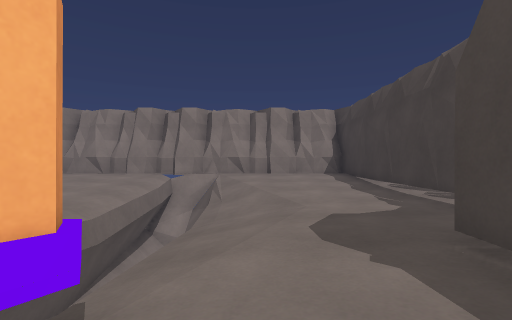
view 1 (above)

16 first-person views from a walk through a 3-D level made in the Unity game engine. The camera is 0.7 m above the floor, looks level and sees 85° across. The floor is counted in squares, 1 m on a side. Each view is taken from the middle of a square. On the plan, view 1 faces up. The plan holds only what a view shows up to about 9 squares ahead; the rest is blank. The place goes on beyond the plan. The player is left out. Some animated figures are not drawn. Surface patterns are stand-ins for the level's own textures.

view 2
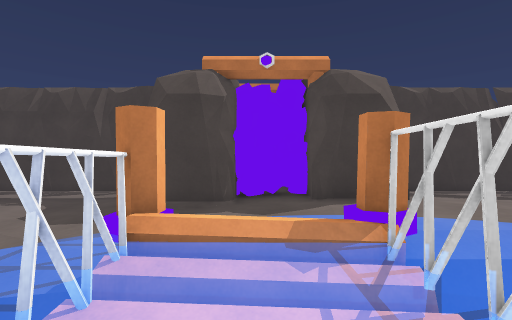

view 3
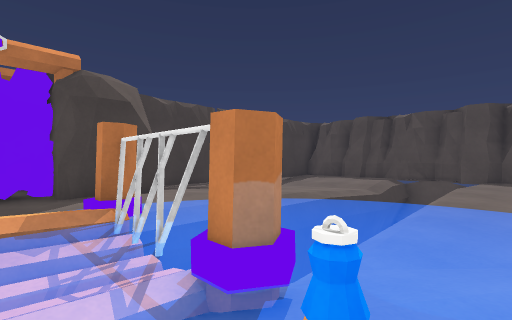

view 4
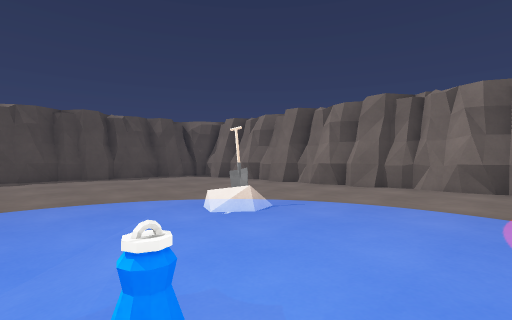

view 5
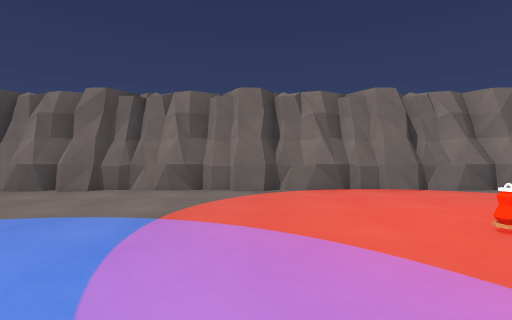

view 6
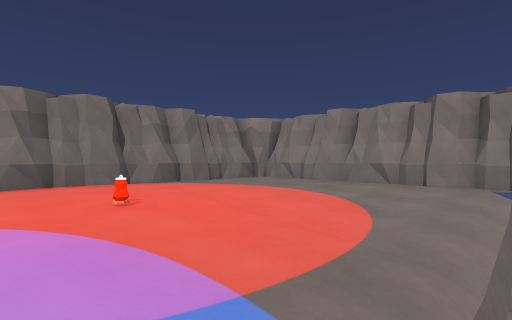

view 7
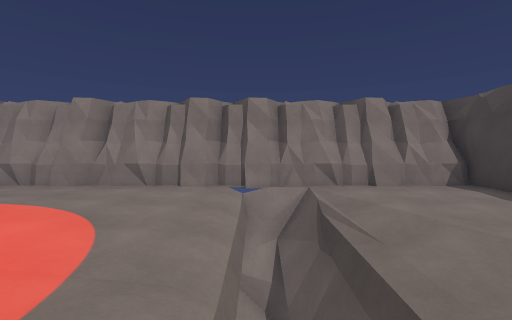

view 8
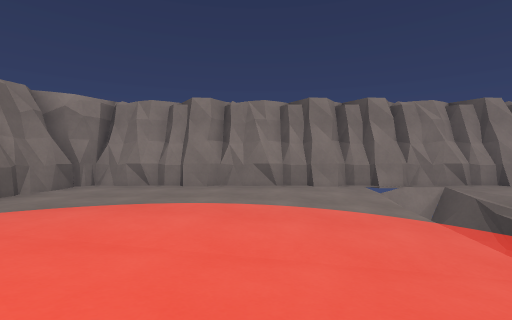

view 9
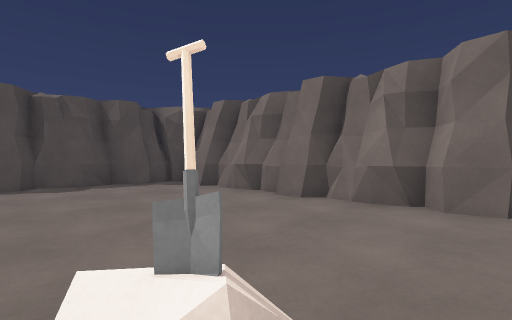

view 10
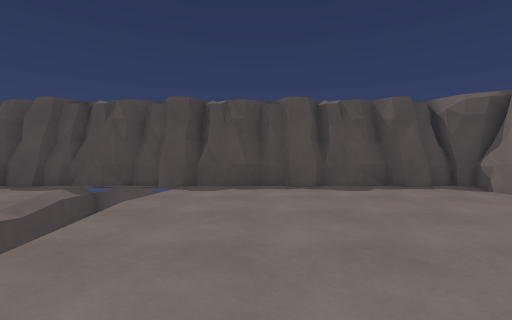

view 11
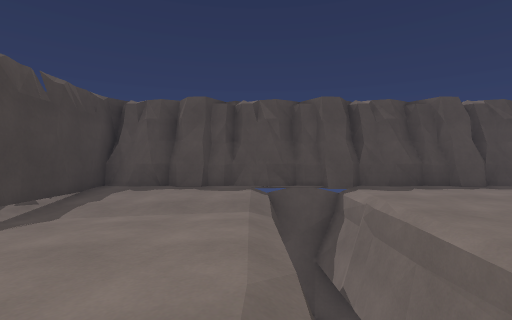

view 12
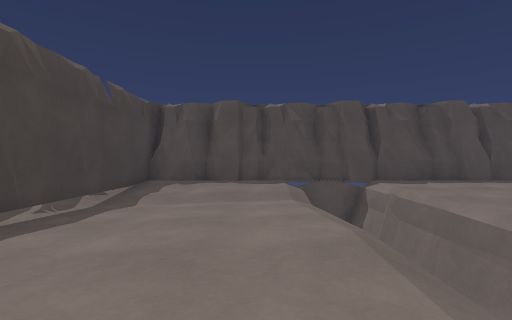

view 13
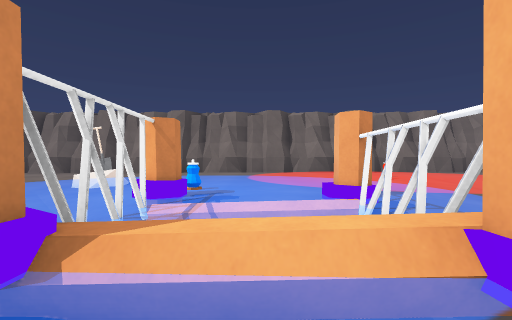

view 14
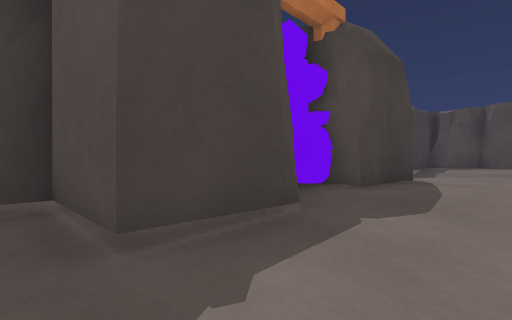

view 15
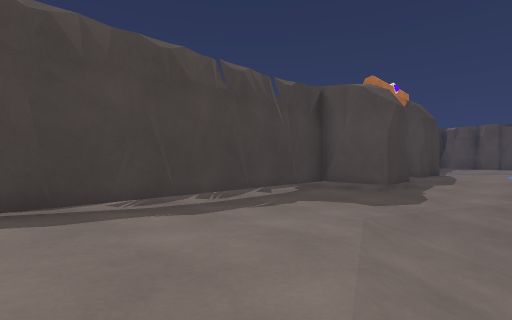

view 16
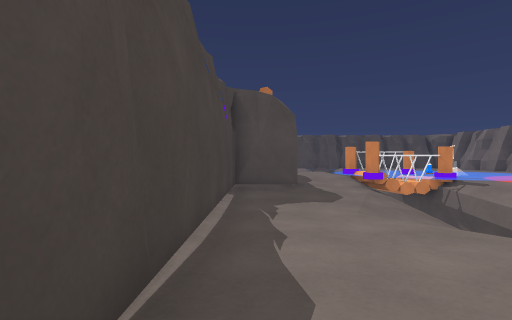

### Floor plan
Key: @ floor where view 1 was taken; # wall or solid block; . main floor; : floor 0.05 m higher than the main floor; - floor 0.05 m lower than the main floor; + floor 0.1 m higher than the main floor; _ floor 0.1 m lower than the main floor; * floor 0.15 m higher than the main floor; < floor 0.15 m lower than the main floor; ( floor 0.2 m lower than the main floor; ! floor 0.25 m lower than the main floor; ? floor 0.3 m lower than the main floor; / step, stairs or slope; = window, fence, low wall or low ledge; v drop or lower ground; O other object.
Columns run from 13 left of view 1 to 5 right of it. Each row starts with its distance up from view 1.
 12  #################
 11 ##:::::://vv.....#
 10 #::::::.-/vv/....#
  9 #:::::.///vv/____#
  8 ##+++/////vv//(((#
  7 ##++++++++vv//(((#
  6 #+++++++++v //!!(#
  5 #+++++++++v //?!(#
  4 #++++O++++v //!((#
  3 #++++****** *!((<#
  2 #++++******  !(###
  1 #++++****####(<#O
  0 #++++*******=@_.O O
 -1 #::..***O####//#O O
 -2 #::..*****  */:#
 -3 #:...*****  */:#
 -4 ##..-O****  */..-#
 -5 ##.--****** */.-_#
 -6 #..--_____vv/.-_<#
 -7 #..--__---vv/-_<(#
 -8 #..---....vv/_<((#
 -9 #.........vv/(((!#
-10 #.....::::vv/////#
-11 #..:::::::vv/..//#
-12 #:::::::::vv/::::#
-13 ##################

Where each view was taken, in squares from view 1:
view 1: 0 up, 0 right, facing up
view 2: 0 up, 4 left, facing right
view 3: 0 up, 5 left, facing down-right
view 4: 0 up, 4 left, facing down-left
view 5: 1 up, 5 left, facing left
view 6: 2 up, 3 left, facing up-left
view 7: 3 up, 3 left, facing up
view 8: 3 up, 7 left, facing up
view 9: 3 down, 7 left, facing down-left
view 10: 4 down, 6 left, facing down
view 11: 4 down, 1 left, facing down
view 12: 3 down, 0 right, facing down
view 13: 0 up, 0 right, facing left
view 14: 3 up, 0 right, facing down-right
view 15: 10 up, 1 left, facing down-right
view 16: 11 up, 3 right, facing down
